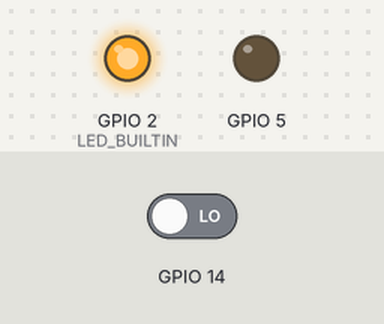
The program below on a simulated ESP8266 (Wemos D1 mini). On the bench: output pins drawn as LEDs (lit = HIGH, except the on-board LED, lit = LOW). The test bench sets the inputs (shaded band); at power-on: GPIO 14 LOW. WiFi joins after 1.5 s; servers stay silent unless stated; network time is answered at once with the bench clock; the local clock reads 2024-03-15 10:24:30 at power-on unless the program sets it.

Above: at 0.0 s.
At 1.6 s:
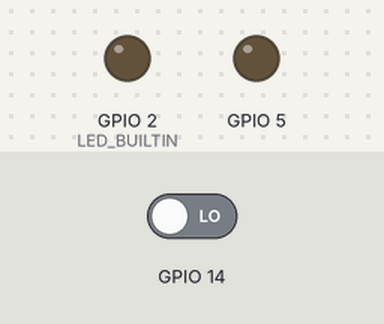
Timing chart, 0 to 3.1 s (numbered marks = the images above):
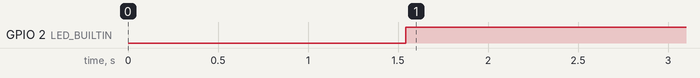

Measured:
- by itself, GPIO 2 (LED_BUILTIN): LOW → HIGH at 1.5 s

The program:

main.cpp
```cpp
#include <Arduino.h>
#include <ESP8266WiFi.h>
#include <NTPClient.h>
#include <WiFiUdp.h>
#include <ArduinoOTA.h>

#include <credentials.h>

// #define DEBUG       // Debug Node
#ifdef DEBUG
 #define DEBUG_PRINT(x) Serial.print (x)
 #define DEBUG_PRINTDEC(x)  Serial.print (x, DEC)
 #define DEBUG_PRINTLN(x) Serial.println (x)
#else
 #define DEBUG_PRINT(x)
 #define DEBUG_PRINTDEC(x)
 #define DEBUG_PRINTLN(x)
#endif


//*----------------------------------------------------------------------------------------------*//
//*-----------------------------    Init Classes & Variables   ----------------------------------*//
//*----------------------------------------------------------------------------------------------*//
// const char* ssid = "xxxxxxxxxxxx";
// const char* password = "xxxxxxxxxxxxxx";

const long utcOffsetInSeconds = 3600;
char daysOfTheWeek[7][12] = {"Sonntag", "Montag", "Dienstag", "Mittwoch", "Donnerstag", "Freitag", "Samstag"};

WiFiClient espClient;

WiFiUDP ntpUDP;
NTPClient timeClient(ntpUDP, "192.168.2.128", utcOffsetInSeconds);

void setup_wifi() {

  delay(10);
  DEBUG_PRINTLN();
  DEBUG_PRINT("Connecting to ");
  DEBUG_PRINTLN(ssid);

  WiFi.begin(ssid, password);

  while (WiFi.status() != WL_CONNECTED) {
    delay(500);
    DEBUG_PRINT(".");
  }

  randomSeed(micros());

  DEBUG_PRINTLN("");
  DEBUG_PRINTLN("WiFi connected");
  DEBUG_PRINTLN("IP address: ");
  DEBUG_PRINTLN(WiFi.localIP());
}

void setup() {
  pinMode(14, INPUT);
  pinMode(5, OUTPUT);
  pinMode(LED_BUILTIN, OUTPUT);

  #ifdef DEBUG
    Serial.begin(115200);
    DEBUG_PRINTLN(F("\nBuildtime"));
    DEBUG_PRINTLN(__DATE__);
    DEBUG_PRINTLN(__TIME__);
  #endif

  //*----------------------------------------------------------------------------------------------*//
  //*---------------------------    Setup WiFi & MQTT    ------------------------------------------*//
  //*----------------------------------------------------------------------------------------------*//
  setup_wifi();
  timeClient.begin();

  ArduinoOTA.setHostname("IoT_Movment_Light");

  ArduinoOTA.onStart([]() {
    String type;
    if (ArduinoOTA.getCommand() == U_FLASH) {
      type = "sketch";
    } else { // U_FS
      type = "filesystem";
    }

    // NOTE: if updating FS this would be the place to unmount FS using FS.end()
    Serial.println("Start updating " + type);
  });
  ArduinoOTA.onEnd([]() {
    Serial.println("\nEnd");
  });
  ArduinoOTA.onProgress([](unsigned int progress, unsigned int total) {
    Serial.printf("Progress: %u%%\r", (progress / (total / 100)));
  });
  ArduinoOTA.onError([](ota_error_t error) {
    Serial.printf("Error[%u]: ", error);
    if (error == OTA_AUTH_ERROR) {
      Serial.println("Auth Failed");
    } else if (error == OTA_BEGIN_ERROR) {
      Serial.println("Begin Failed");
    } else if (error == OTA_CONNECT_ERROR) {
      Serial.println("Connect Failed");
    } else if (error == OTA_RECEIVE_ERROR) {
      Serial.println("Receive Failed");
    } else if (error == OTA_END_ERROR) {
      Serial.println("End Failed");
    }
  });
  ArduinoOTA.begin();
}

void loop() {
  ArduinoOTA.handle();
  long unsigned int time = millis();
  int setTimer = 30;
  int duration = setTimer * 1000;

  timeClient.update();
  int hour = timeClient.getHours();

  if(digitalRead(14)== HIGH && (hour >= 17 || hour < 8))
  {
    while((duration > millis() - time) && (millis() - time >= 0))
    {
      digitalWrite(5,HIGH);
      if(digitalRead(14)== HIGH)
      {
        time = millis();
        digitalWrite(LED_BUILTIN, LOW);
        DEBUG_PRINT(F("Movement detected at "));
        DEBUG_PRINTLN(time);
        DEBUG_PRINTLN(timeClient.getFormattedTime());
        DEBUG_PRINTLN(daysOfTheWeek[timeClient.getDay()]);
        delay(500);
        digitalWrite(LED_BUILTIN, HIGH);
      }
      yield();

    }
  }
  else
  {
    digitalWrite(LED_BUILTIN, HIGH);
    digitalWrite(5, LOW);
    delay(100);
  }

}
```

credentials.h
```cpp
#define ssid        "reserved Network"
#define password    "Homenet##2"
```
